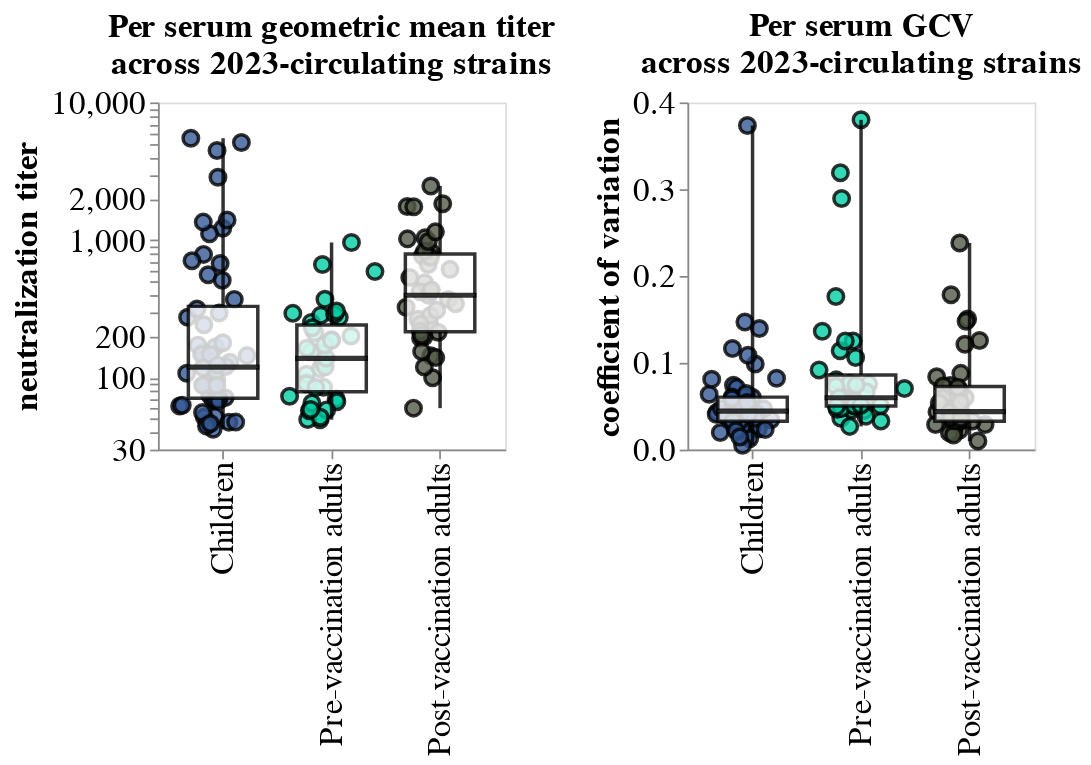

Notebook code for this chart:
### Code cell
# Make reduced input dataframe
data = (all_titers_df
        .merge(serum_variance_df, on = 'serum')
        [['group', 'group_detail',
          'serum', 'arithmetic_mean', 'geometric_mean', 'arithmetic_var',
       'geometric_var', 'arithmetic_stdev', 'arithmetic_CV', 'geometric_stdev',
       'geometric_CV']]
        .drop_duplicates()
        # .query('group != "SCH"')
       )

# data['expanded_group_detail'] = data['group_detail'].str.replace('_', ' ')
data['expanded_group_detail'] = data['group_detail']
data = data.replace({'expanded_group_detail': {
    'SCH': 'Children',
    'PennVaccineCohort_d0': 'Pre-vaccination adults', 
    'PennVaccineCohort_d28': 'Post-vaccination adults',
    'AusVaccineCohort_prevax': 'Pre-vaccination adults (Aus)', 
    'AusVaccineCohort_postvax': 'Post-vaccination adults (Aus)'}
                    })


# Initialize list to store difference group variance calcualtions
plots = []

# Define sort order for x-axis
sort_order = [
    'Children', 
    'Pre-vaccination adults', 'Post-vaccination adults',
    # 'Pre-vaccination adults (Aus)', 'Post-vaccination adults (Aus)'
]

# Filter data if in sort order
data = data[data['expanded_group_detail'].isin(sort_order)]

# Configure plots
width=200
height=width
point_size = 80
point_opacity = 0.8
box_size = 40
box_opacity = 0.8
fontSize=19

color_scheme = alt.Color('group_detail', 
                         title = 'Cohort', 
                         sort=sort_order,
                         legend=None
                        ).scale(range=palette[0:2]+palette[5:])


# Define list of variances to plot for
var_list = ['geometric_mean', 
            'geometric_CV']

# Iterate through above list and produce plots
for var in var_list:

    if var == 'geometric_CV':
        scale_param = alt.Scale(nice=True, domain=[0,0.4
])
        title = ['Per serum GCV', 'across 2023-circulating strains']
        y_axis_label = 'coefficient of variation'
    elif var == 'geometric_mean':
        scale_param = alt.Scale(type='log', nice=False, domain=[30,10100])
        title = ['Per serum geometric mean titer', 'across 2023-circulating strains']
        y_axis_label = 'neutralization titer'

    
    # Make plot
    points = (alt.Chart(data, width = width, height=height)
            .mark_point(size = point_size, opacity = point_opacity, filled=True, stroke='black')
            .encode(
                alt.X('expanded_group_detail', 
                          axis = alt.Axis(grid=False, 
                                          titleFontSize=fontSize, 
                                          labelFontSize=fontSize,
                                          labelLimit = 1000, 
                                          labelAlign = 'right'),
                      title = '',
                       sort = sort_order
                         ),
                alt.Y(f'{var}', title=y_axis_label,
                      axis=alt.Axis(grid=False, labelBound=False, titleFontSize=fontSize, labelFontSize=fontSize),
                      scale=scale_param,
                     ),
                detail = ['serum'],
                color = color_scheme,
                xOffset="jitter:Q",
                tooltip=['serum']
            )
              .transform_calculate(
        # Generate Gaussian jitter with a Box-Muller transform
        jitter="sqrt(-4*log(random()))*cos(2*PI*random())"
    )
           )
    
    boxes = (alt.Chart(data)
             .mark_boxplot(
                 extent="min-max", 
                 opacity = box_opacity, size = box_size, color = 'white').encode(
        alt.X("expanded_group_detail:N",
              sort = sort_order),
        alt.Y(f'{var}', 
              axis=alt.Axis(title=''),
             scale = scale_param,
             )
                 .scale(zero=False),
                 stroke = alt.value('black'),
                  strokeWidth=alt.value(2)
             )
            )
        
    layered = (alt.layer(points, boxes, title=title)
               # .properties(title = f'{var}')
               # .configure_title(fontSize=22, offset=1, dx = -10, dy = -10,)
              )

    # Add final layered plot to plots list
    plots.append(layered)

# Concat plots in plots list
concat = (alt.concat(*plots, title = '', columns = 2)
 .configure_title(fontSize=fontSize, 
                  anchor = 'middle',
                  dy = 0,)
 .configure_header(labelFontSize=fontSize)
 .configure_legend(titleFontSize=fontSize, 
                   labelFontSize = fontSize,
                   strokeColor='gray',
                   padding=10,
                   cornerRadius=10,)
)

# Save final plot
outfile = os.path.join(resultsdir, 'per_serum_mean_and_coeff_of_var.pdf')
concat.save(outfile, dpi = 600)
concat

### Figure 1 — Vega-Lite specification as saved in the notebook (floating-point values rounded to 4 significant figures; data arrays with more than 128 entries replaced by an {"elided": "..."} marker saying what was removed)
{"config": {"view": {"continuousWidth": 300, "continuousHeight": 300}, "header": {"labelFontSize": 19}, "legend": {"cornerRadius": 10, "labelFontSize": 19, "padding": 10, "strokeColor": "gray", "titleFontSize": 19}, "title": {"anchor": "middle", "dy": 0, "fontSize": 19}}, "concat": [{"layer": [{"mark": {"type": "point", "filled": true, "opacity": 0.8, "size": 80, "stroke": "black"}, "encoding": {"color": {"field": "group_detail", "legend": null, "scale": {"range": ["#345995", "#03cea4", "#515A47"]}, "sort": ["Children", "Pre-vaccination adults", "Post-vaccination adults"], "title": "Cohort", "type": "nominal"}, "detail": [{"field": "serum", "type": "nominal"}], "tooltip": [{"field": "serum", "type": "nominal"}], "x": {"axis": {"grid": false, "labelAlign": "right", "labelFontSize": 19, "labelLimit": 1000, "titleFontSize": 19}, "field": "expanded_group_detail", "sort": ["Children", "Pre-vaccination adults", "Post-vaccination adults"], "title": "", "type": "nominal"}, "xOffset": {"field": "jitter", "type": "quantitative"}, "y": {"axis": {"grid": false, "labelBound": false, "labelFontSize": 19, "titleFontSize": 19}, "field": "geometric_mean", "scale": {"domain": [30, 10100], "nice": false, "type": "log"}, "title": "neutralization titer", "type": "quantitative"}}, "transform": [{"calculate": "sqrt(-4*log(random()))*cos(2*PI*random())", "as": "jitter"}]}, {"mark": {"type": "boxplot", "color": "white", "extent": "min-max", "opacity": 0.8, "size": 40}, "encoding": {"stroke": {"value": "black"}, "strokeWidth": {"value": 2}, "x": {"field": "expanded_group_detail", "sort": ["Children", "Pre-vaccination adults", "Post-vaccination adults"], "type": "nominal"}, "y": {"axis": {"title": ""}, "field": "geometric_mean", "scale": {"zero": false}, "type": "quantitative"}}}], "height": 200, "title": ["Per serum geometric mean titer", "across 2023-circulating strains"], "width": 200}, {"layer": [{"mark": {"type": "point", "filled": true, "opacity": 0.8, "size": 80, "stroke": "black"}, "encoding": {"color": {"field": "group_detail", "legend": null, "scale": {"range": ["#345995", "#03cea4", "#515A47"]}, "sort": ["Children", "Pre-vaccination adults", "Post-vaccination adults"], "title": "Cohort", "type": "nominal"}, "detail": [{"field": "serum", "type": "nominal"}], "tooltip": [{"field": "serum", "type": "nominal"}], "x": {"axis": {"grid": false, "labelAlign": "right", "labelFontSize": 19, "labelLimit": 1000, "titleFontSize": 19}, "field": "expanded_group_detail", "sort": ["Children", "Pre-vaccination adults", "Post-vaccination adults"], "title": "", "type": "nominal"}, "xOffset": {"field": "jitter", "type": "quantitative"}, "y": {"axis": {"grid": false, "labelBound": false, "labelFontSize": 19, "titleFontSize": 19}, "field": "geometric_CV", "scale": {"domain": [0, 0.4], "nice": true}, "title": "coefficient of variation", "type": "quantitative"}}, "transform": [{"calculate": "sqrt(-4*log(random()))*cos(2*PI*random())", "as": "jitter"}]}, {"mark": {"type": "boxplot", "color": "white", "extent": "min-max", "opacity": 0.8, "size": 40}, "encoding": {"stroke": {"value": "black"}, "strokeWidth": {"value": 2}, "x": {"field": "expanded_group_detail", "sort": ["Children", "Pre-vaccination adults", "Post-vaccination adults"], "type": "nominal"}, "y": {"axis": {"title": ""}, "field": "geometric_CV", "scale": {"zero": false}, "type": "quantitative"}}}], "height": 200, "title": ["Per serum GCV", "across 2023-circulating strains"], "width": 200}], "columns": 2, "data": {"name": "data-e921ea6ef14f8944b598827c923aa244"}, "title": "", "$schema": "https://vega.github.io/schema/vega-lite/v5.16.3.json", "datasets": {"data-e921ea6ef14f8944b598827c923aa244": {"elided": "134 records"}}}
